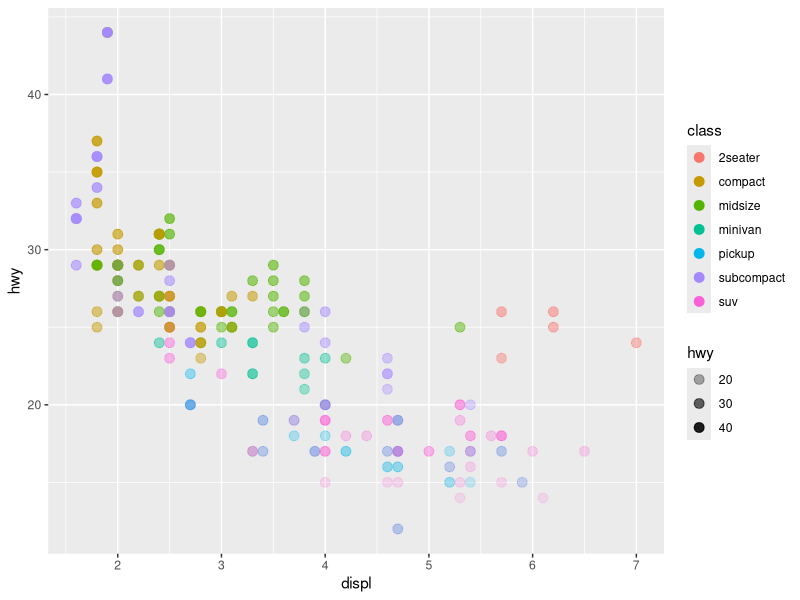
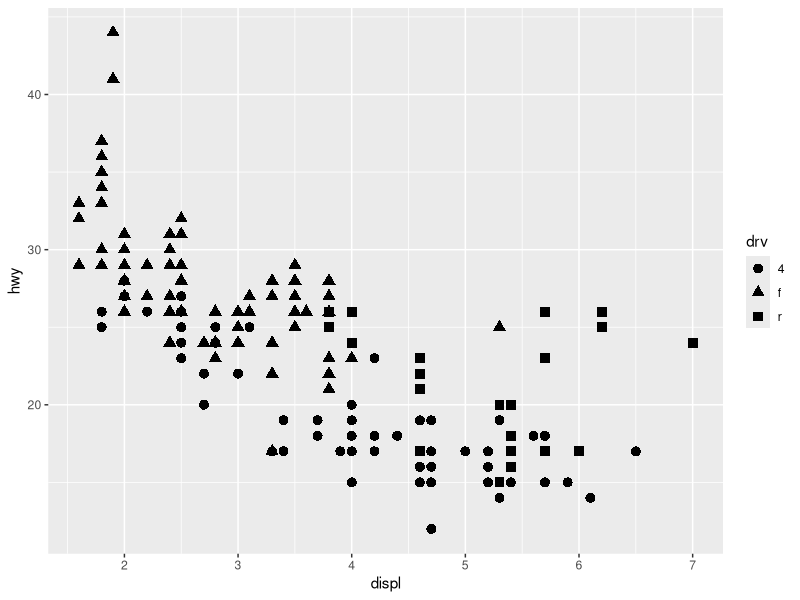
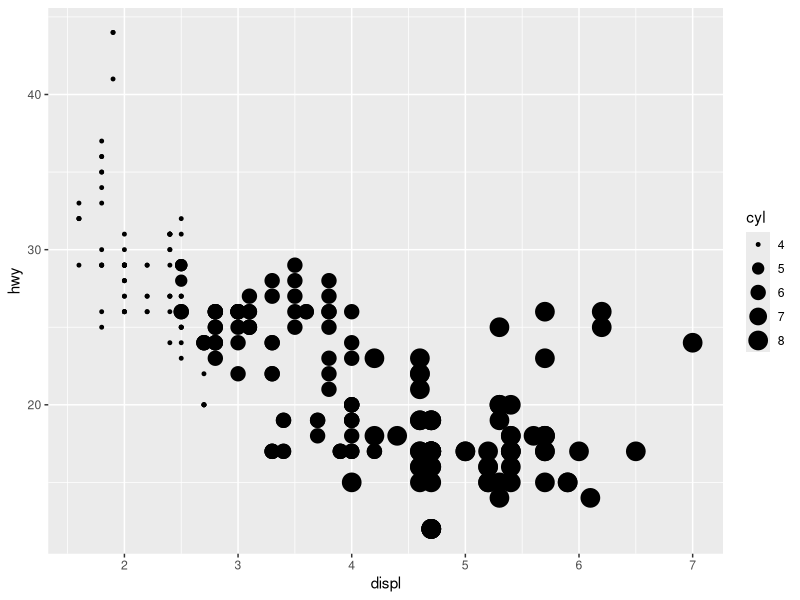
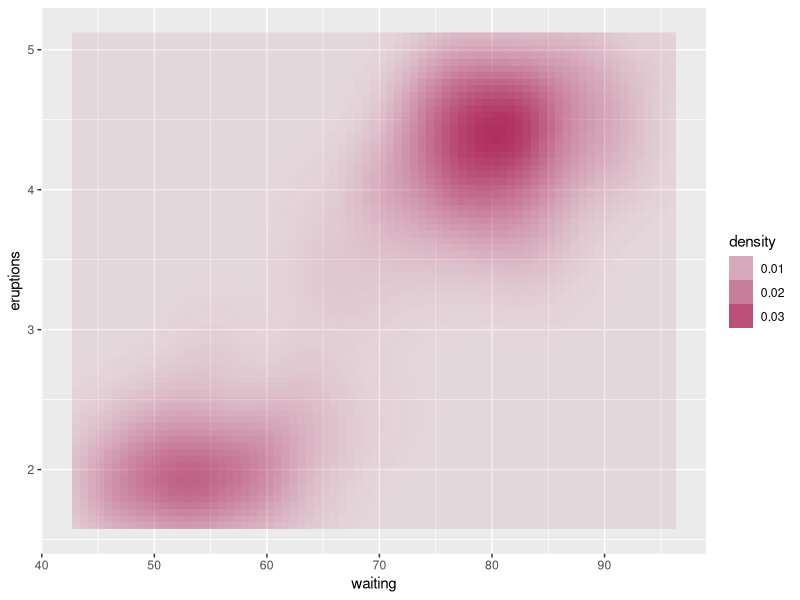
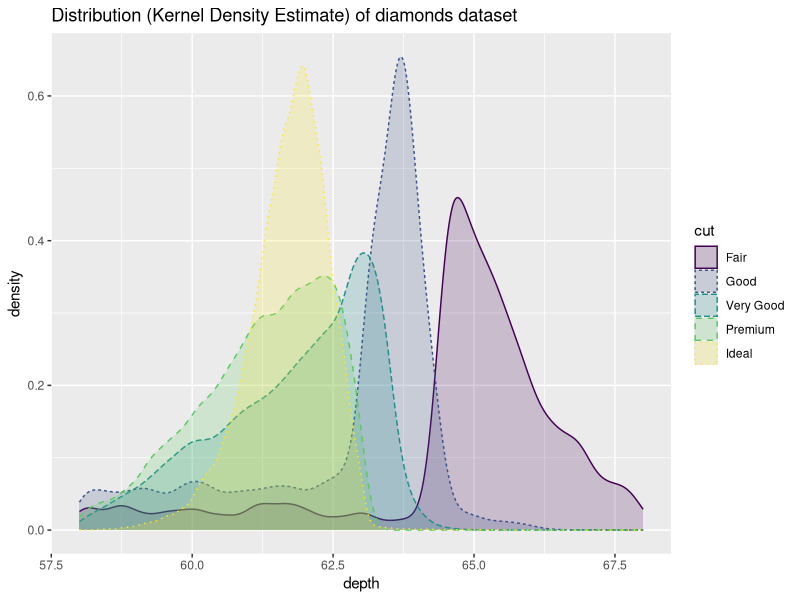
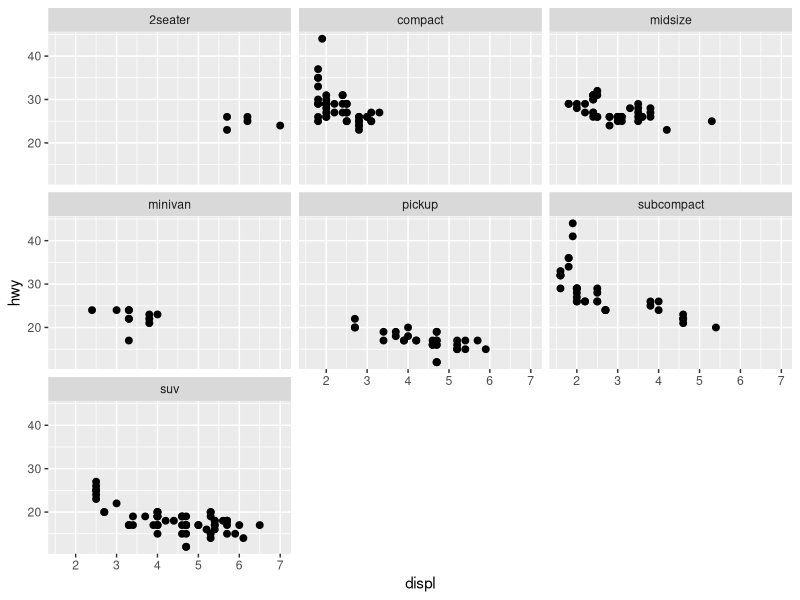
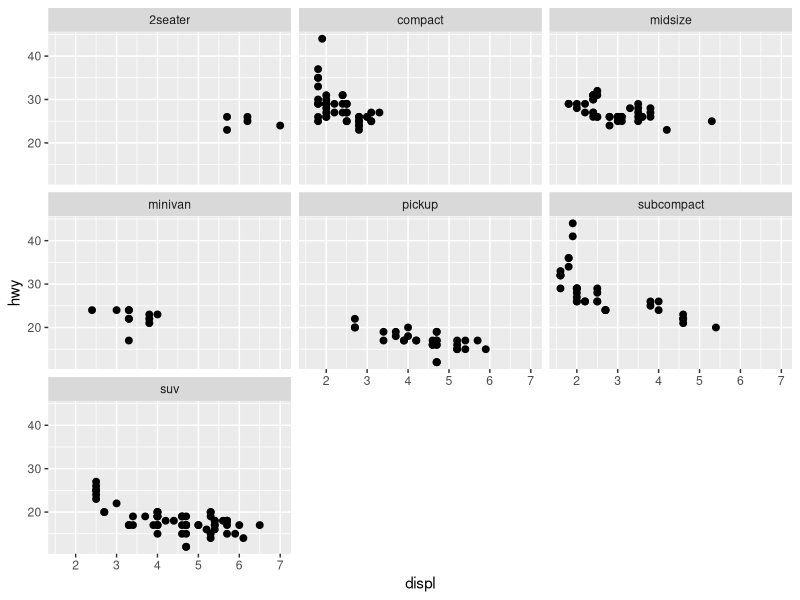
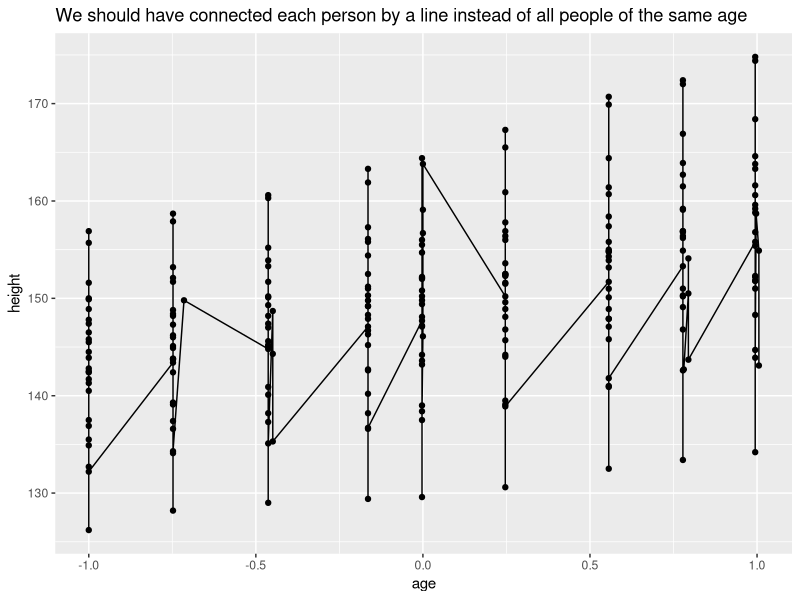

Here is the R script that generated these plots, in order:
# Aesthetic mappings, facetting, individual geoms, collective geoms


#initializing environment
graphics.off()
rm(list=ls())
library(tidyverse)


#### 1. Aesthetics ####
# Color
ggplot(mpg, aes(displ,hwy, colour = class, alpha = hwy))+
  geom_point(size=3)
# Shape
ggplot(mpg, aes(displ,hwy, shape=drv))+
  geom_point(size=3)
# Size
ggplot(mpg, aes(displ,hwy, size=cyl))+
  geom_point()

# Alpha Transparency
ggplot(faithfuld, aes(waiting,eruptions, alpha = density))+
  geom_raster(fill="maroon")

# Line Type
ggplot(diamonds, aes(x=depth, fill=cut, colour=cut, linetype=cut)) +
  geom_density(alpha = 0.2, na.rm = TRUE) +
  xlim(58,68) +
  labs(title="Distribution (Kernel Density Estimate) of diamonds dataset")

# coding challenge 1
ggplot(mpg, aes(x = displ, y = hwy, )) +
  geom_point( size = 2) +
  facet_wrap(vars(class))

# class discussion, what happens when you try to facet by a continuous variable
ggplot(mpg, aes(x = displ, y = hwy, )) +
  geom_point( size = 2) +
  facet_wrap(vars(class))
# ggplot treats each unique instance of the cty variable as a separate facet, converting cty to factor makes no difference

#### 3. Individual geoms ####

# Individual geoms are used to represent each observation or row in the data as a separate
# visual element in the plot
# they are also the basic building blocks of ggplot2, useful as standalone elements but can also be used
# in the construction of more complex geoms

d <- tibble(
  x = c(2,7,5,12),
  y = c(4.2, 9.7, 6.1, 8),
  label = c("a", "b", "c", "d")
)

p <- ggplot(d, aes(x = x, y = y, label = label )) + 
  labs(x=NULL, y = NULL) + # hide axis label 
  theme(plot.title = element_text(size = 12))

p1 <- p + geom_point() + ggtitle("point")
p2 <- p + geom_text() + ggtitle("text")
p3 <- p + geom_bar(stat = "identity") + ggtitle("bar")
p4 <- p + geom_tile() + ggtitle("raster")

p5 <- p + geom_line() + ggtitle("line")
p6 <- p + geom_area() + ggtitle("area")
p7 <- p + geom_path() + ggtitle("line")
p8 <- p + geom_polygon() + ggtitle("polygon")

# Collective geoms display multiple observations with one geometric object
# by defaul they map the intersection of discrete variables in the dataset

data(Oxboys, package = "nlme")
head(Oxboys)
Oxboys |> filter(Subject == 1)


#Coding challenge 2

#scatter plot
Oxboys |> 
  ggplot(aes(x=age,y=height)) +
  geom_point() +
  geom_line() +
  ggtitle("We should have connected each person by a line instead of all people of the same age")

# instead of group we can also use color in this case as colouring by subject will force the creating
# of seperate lines per individual
Oxboys |> 
  ggplot(aes(x=age, y=height)) +
  geom_point(aes(colour=Subject)) +
  geom_line(aes(colour=Subject)) +
  geom_smooth()

# Coding challenge 3
Oxboys |> 
  ggplot(aes(x=Occasion, y=height)) +
  geom_boxplot() +
  geom_line(aes(group = Subject, colour = Subject))


# geom_bar
  # for unsummarized data, each observation of a an occurrence contributes a count of 1 which
  # geom_bar() will sum and display as the occurrence bar height
  mpg |> 
    ggplot(aes(x = manufacturer)) +
    geom_bar()
  
  # for summarized data either use geom_bar(stat="identity") or geom_col()
  # this will plot a bar for each occurrence along the x axis with a height
  # equal to the corresponding value in another variable along the y axis
  drug_results <- tribble( ~drug, ~effect,
                           "a", 4.2,
                           "b", 9.7,
                           "c", 6.1)
  
  drug_results |> 
    ggplot(aes(x=drug, y=effect))+
    geom_col()
  

#geom_line and geom_path
  #geom_line() will draw a line between points in order of their x-values
  #geom_path() will draw a line between points in order of appearance in the data
  
  economics1 <- economics |> 
    mutate(unemprate = unemploy/pop)

  economics |> 
    ggplot(aes(x = date, y = uempmed)) +
    geom_line() +
    ggtitle("Median Unemployment Duration in Weeks")
  
  economics1 |> 
    ggplot(aes(x=date, y=unemprate)) +
    geom_line() +
    ggtitle("Unemployment Percentage %")

# coding challenge 1
  economics1 |> 
    ggplot(aes(x=unemprate, y=uempmed)) +
    geom_path(color="grey") +
    geom_point(aes(color = date)) +
    # modify labels
    xlab("Unemployment Rate") +
    ylab("Median Unemployment Duration in Weeks")
  
# outputting plots
  # print() must be used when trying to print multiple plots in a for loop
  # ggsave("plot.png", plot = p, width =5, height = 5) - this will save the plot as a png
  # save to disk as an R data object file using save() or saveRDS()

# Scales
  # control the mapping from data to aesthetics
  # also provide axes and legends to help with reading plot
  ## FORMAL DEFINITION ##
  # scales are a mapping from dataspace to visual aesthetic space and the legends are like
  # the inverse map that allow the visuals to be mapped back to data
  
  ggplot(mpg, aes(x = displ, y = hwy)) +
    geom_point(aes(colour = class))
  # for the above plot, this is what is happening in the background:
  ggplot(mpg, aes(x = displ, y = hwy)) +
    geom_point(aes(colour = class)) +
    scale_x_continuous() +
    scale_y_continuous() +
    scale_colour_discrete()
  
  
  
  
  
  
  
  
  
  
  